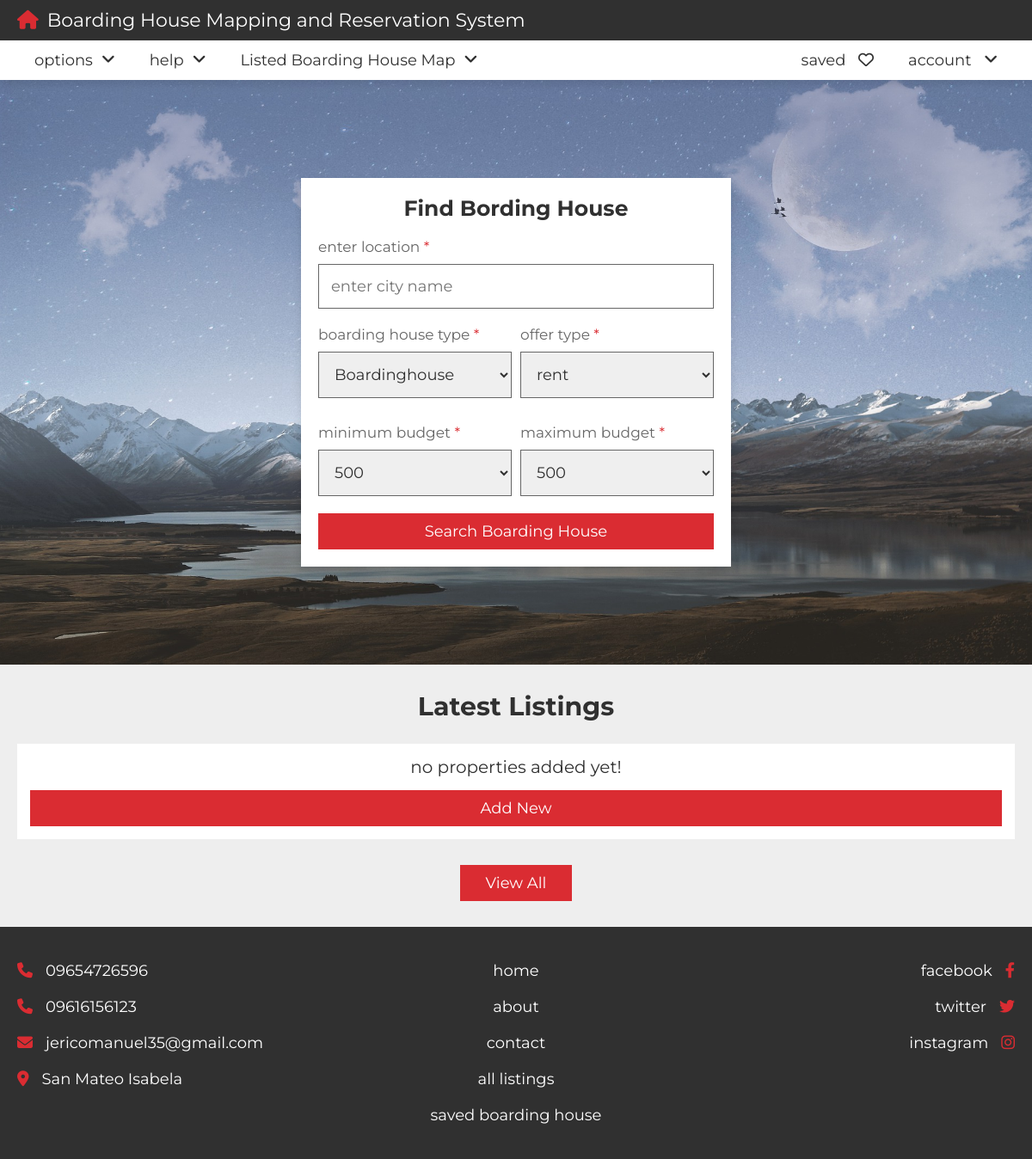
The app's page /, older data.
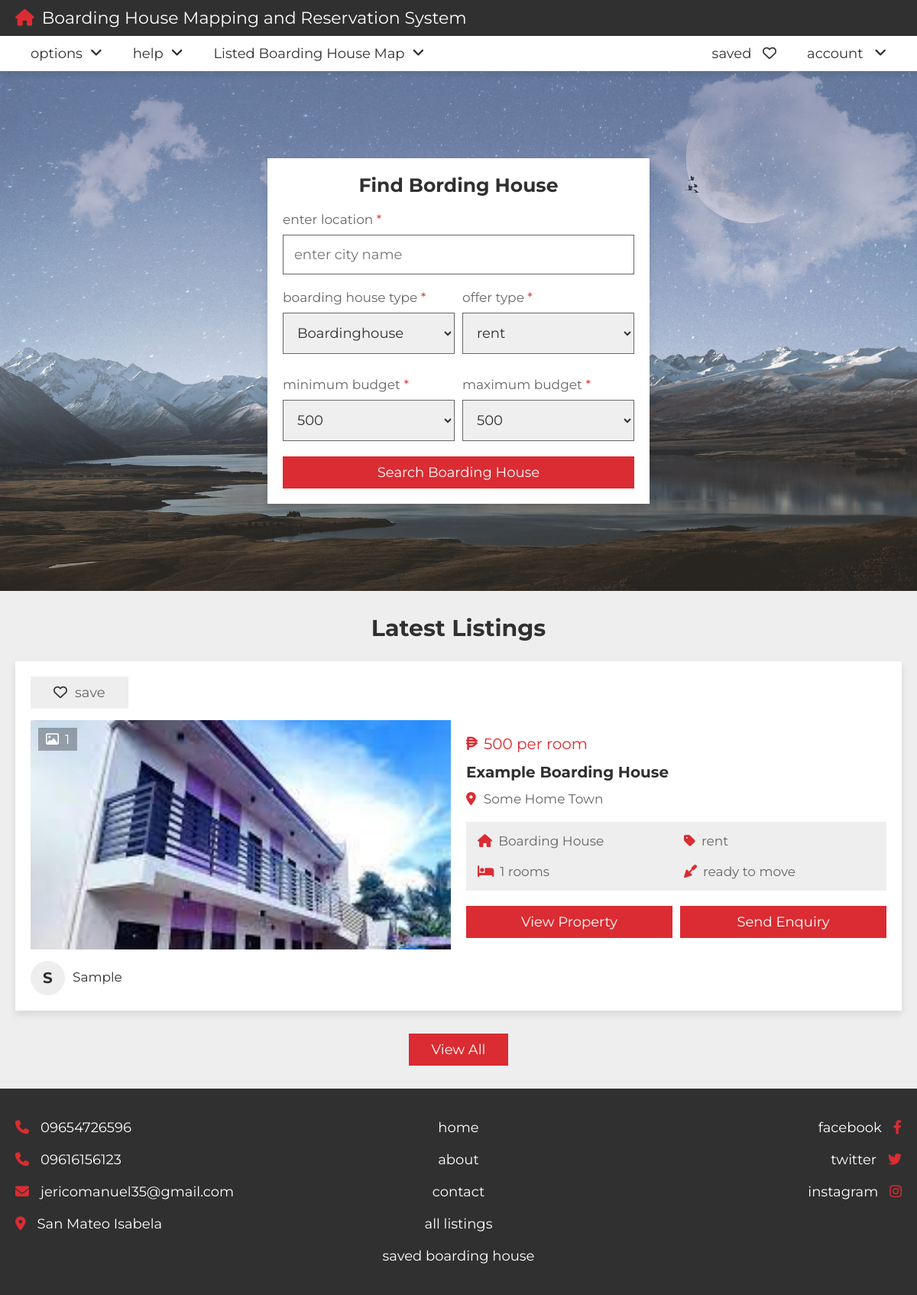
The same page, newer data.
### tables this page shows
CREATE TABLE IF NOT EXISTS `property` (
  `id` varchar(20) NOT NULL,
  `user_id` varchar(20) NOT NULL,
  `property_name` varchar(50) NOT NULL,
  `address` varchar(100) NOT NULL,
  `price` varchar(50) NOT NULL,
  `type` varchar(50) NOT NULL,
  `offer` varchar(50) NOT NULL,
  `status` varchar(50) NOT NULL,
  `rooms` varchar(50) NOT NULL,
  `deposite` varchar(50) NOT NULL,
  `bedroom` varchar(50) NOT NULL,
  `bathroom` varchar(50) NOT NULL,
  `availability` varchar(50) NOT NULL,
  `wifi_connection` varchar(50) NOT NULL,
  `water_supply` varchar(50) NOT NULL,
  `electricity` varchar(50) NOT NULL,
  `parking_area` varchar(50) NOT NULL,
  `school_area` varchar(50) NOT NULL,
  `image_01` varchar(50) NOT NULL,
  `image_02` varchar(50) NOT NULL,
  `image_03` varchar(50) NOT NULL,
  `image_04` varchar(50) NOT NULL,
  `image_05` varchar(50) NOT NULL,
  `description` varchar(1000) NOT NULL,
  `date` date DEFAULT NULL
);

CREATE TABLE IF NOT EXISTS `users` (
  `id` varchar(20) NOT NULL,
  `name` varchar(50) NOT NULL,
  `number` varchar(10) NOT NULL,
  `email` varchar(50) NOT NULL,
  `password` varchar(50) NOT NULL
);

### index.php (called while the page is built)
<?php
include 'home.php'
?>

### home.php (the view, shortened to what the changed rows need)
<?php
include 'components/connect.php';
if(isset($_COOKIE['user_id'])){
   $user_id = $_COOKIE['user_id'];
}else{
   $user_id = '';
}
?>
<!DOCTYPE html>
<html lang="en">
<head>
   <link rel="stylesheet" href="https://cdnjs.cloudflare.com/ajax/libs/font-awesome/6.2.0/css/all.min.css">
   <link rel="stylesheet" href="css/style.css">
</head>
<body>
<section class="listings">
   <h1 class="heading">latest listings</h1>
   <div class="box-container">
      <?php
         $select_properties = $conn->prepare("SELECT * FROM `property` ORDER BY date DESC LIMIT 6");
         $select_properties->execute();
         if($select_properties->rowCount() > 0){
            while($fetch_property = $select_properties->fetch(PDO::FETCH_ASSOC)){
            $select_user = $conn->prepare("SELECT * FROM `users` WHERE id = ?");
            $select_user->execute([$fetch_property['user_id']]);
            $fetch_user = $select_user->fetch(PDO::FETCH_ASSOC);
            if(!empty($fetch_property['image_02'])){
               $image_coutn_02 = 1;
            }else{
               $image_coutn_02 = 0;
            }
            if(!empty($fetch_property['image_03'])){
               $image_coutn_03 = 1;
            }else{
               $image_coutn_03 = 0;
            }
            if(!empty($fetch_property['image_04'])){
               $image_coutn_04 = 1;
            }else{
               $image_coutn_04 = 0;
            }
            if(!empty($fetch_property['image_05'])){
               $image_coutn_05 = 1;
            }else{
               $image_coutn_05 = 0;
            }
            $total_images = (1 + $image_coutn_02 + $image_coutn_03 + $image_coutn_04 + $image_coutn_05);
            $select_saved = $conn->prepare("SELECT * FROM `saved` WHERE property_id = ? and user_id = ?");
            $select_saved->execute([$fetch_property['id'], $user_id]);
      ?>
      <form action="" method="POST">
         <div class="box">
            <?php
               if($select_saved->rowCount() > 0){
            ?>
            <button type="submit" name="save" class="save"><i class="fas fa-heart"></i><span>saved</span></button>
            <?php
               }else{
            ?>
            <button type="submit" name="save" class="save"><i class="far fa-heart"></i><span>save</span></button>
            <?php
               }
            ?>
            <div class="thumb">
               <p class="total-images"><i class="far fa-image"></i><span><?= $total_images; ?></span></p>
               <img src="uploaded_files/<?= $fetch_property['image_01']; ?>" alt="">
            </div>
            <div class="admin">
               <h3><?= substr($fetch_user['name'], 0, 1); ?></h3>
               <div>
                  <p><?= $fetch_user['name']; ?></p>
               </div>
            </div>
         </div>
         <div class="box">
            <div class="price"><i class="fa-solid fa-peso-sign"></i><span><?= $fetch_property['price']; ?> per room</span></div>
            <h3 class="name"><?= $fetch_property['property_name']; ?></h3>
            <p class="location"><i class="fas fa-map-marker-alt"></i><span><?= $fetch_property['address']; ?></span></p>
            <div class="flex">
               <p><i class="fas fa-house"></i><span>Boarding House</span></p>
               <p><i class="fas fa-tag"></i><span><?= $fetch_property['offer']; ?></span></p>
               <p><i class="fas fa-bed"></i><span><?= $fetch_property['rooms']; ?> rooms</span></p>
               <p><i class="fas fa-trowel"></i><span><?= $fetch_property['status']; ?></span></p>
            </div>
            <div class="flex-btn">
               <a href="view_property.php?get_id=<?= $fetch_property['id']; ?>" class="btn">view property</a>
               <input type="submit" value="send enquiry" name="send" class="btn">
            </div>
         </div>
      </form>
      <?php
         }
      }else{
         echo '<p class="empty">no properties added yet! <a href="post_property.php" style="margin-top:1.5rem;" class="btn">add new</a></p>';
      }
      ?>
   </div>
</section>
</body>
</html>

Row changes from the older to the newer data that the page shows:
added property: total_images "1", image_01 (picture), user.name "S", user.name "Sample", price "500", property_name "Example Boarding House", address "Some Home Town", offer "rent", rooms "1", status "ready to move"
Text that changed along with them:
text no longer shown: "no properties added yet! Add New"
